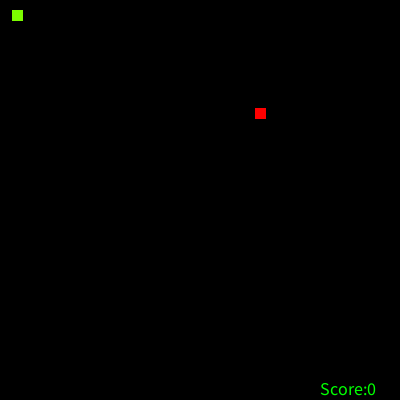
Frame 1 (no input)
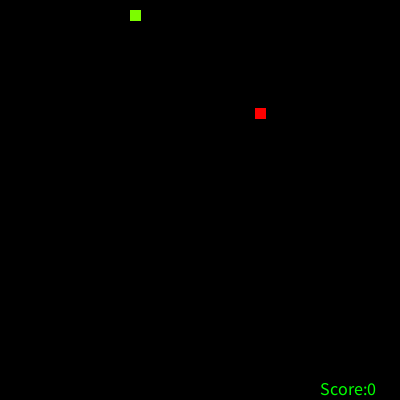
Frame 60 (the mouse pressed at the canvas centre just before this capture)
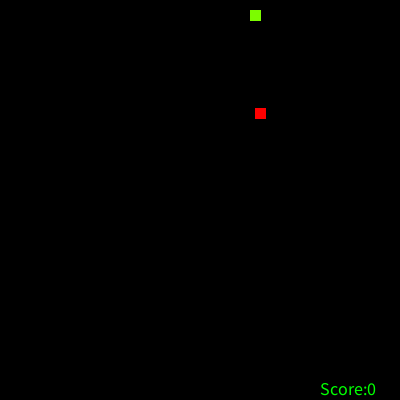
Frame 120 (the mouse held since frame 60 and released just before this capture)

The Processing sketch that drew these frames (run headless with seeded random() and noise(); from frame 60 on, the mouse is pressed at the canvas centre):

// Processing sketch: SnakeFinal_pde
// ── SnakeFinal_pde.pde
int w = 10;
int h = 10;
int size = 10;
float snakeX = 10;
float snakeY = 10;
ArrayList<PVector>body = new ArrayList<PVector>(); // new array
int foodX=(int) random(10, 390);
int foodY=(int) random(10, 390);
boolean up = false;
boolean down = false;
boolean left = false;
boolean right = true;
int score = 0;

void setup() {
  size(400,400);
  frameRate(60);
}

void draw(){
 background(0);
 
   fill(0,255,0); 
   textSize(18);
   text("Score:"+score,320,395);
   
   body.add(new PVector(snakeX, snakeY));
   while(body.size() > score*3)
   body.remove(0); 
   
 if (up){
   snakeY -= 2;
 }
 else if (down){
   snakeY += 2;
 }
  else if (left){
   snakeX -= 2;
 } 
  else if (right){
   snakeX += 2;
 } 
 
 fill(124,252,0);
 rect(snakeX, snakeY, w, h); 
 for(int i=0; i<body.size(); i++)
 rect(body.get(i).x, body.get(i).y, w, h);
 fill(124,252,0);
 rect(snakeX, snakeY, h, w);
  
 //snake hits food and generates new location + adds length to snake + adds 1 to score
 if ( snakeX + 10 >= foodX && // Snakes right hits foods left
      snakeX <= foodX + 10 && // Snakes left hits foods right
      snakeY + 10 >= foodY && // Snakes top hits foods bottom
      snakeY <= foodY +  10)  // Snakes bottom hits foods top
  {
   foodX = (int) random(10, 390);
   foodY = (int) random(10, 390);
   score += 1;
 }
 
 if (snakeY +10 >= height || 
     snakeY <= 0 ||
     snakeX +10 >= width || 
     snakeX <= 0){
      restart(); 
     }

 fill(124,252,0);
 stroke(124,252,0);
 rect(snakeX,snakeY,w, h);
 fill(255,0,0);
 stroke(255,0,0);
 rect(foodX,foodY, w, h);
 stroke(124,252,0);
 }
 
 //key directions for snake
 void keyPressed(){
    if (keyCode == UP && down == false) // this stops the snake from being able to go into its body
     {
      up = true;
      down = false;
      left = false;
      right = false;
    }
    if (keyCode == DOWN && up == false)
    {
      up = false;
      down = true;
      left = false;
      right = false;
    }
        if (keyCode == LEFT && right == false)
    {
      up = false;
      down = false;
      left = true;
      right = false;
    }
        if (keyCode == RIGHT && left == false)
    {
      up = false;
      down = false;
      left = false;
      right = true;
    }
  }

 //restarts to new game
void restart()
{
  background(255);
  snakeX = 10;
  snakeY = 10;
  score = 0;
  up = false;
  down = false;
  left = false;
  right = true;
}
